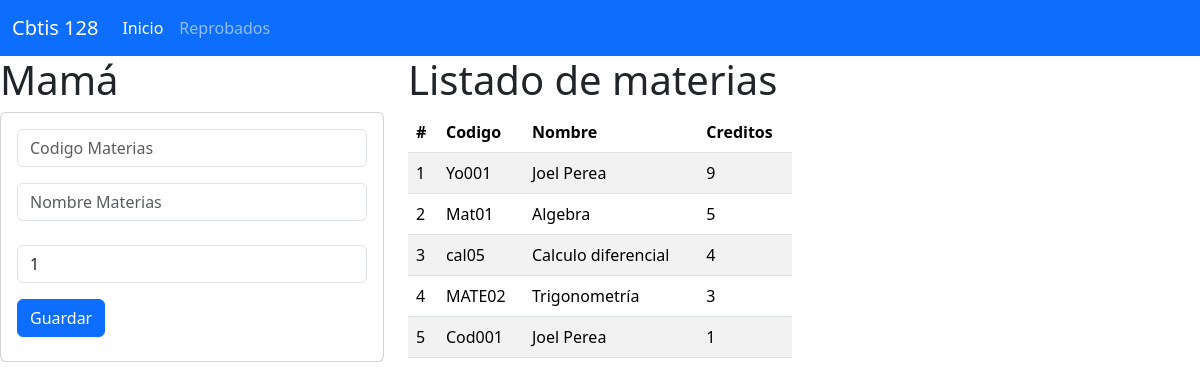
The page / on the database its author committed.
### materia_app/models.py (models this page shows, shortened)
class Materia(models.Model):
    Codigo=models.CharField(primary_key=True,max_length=6)
    Nombre=models.CharField(max_length=100)
    Creditos=models.PositiveBigIntegerField()

### materia_app/views.py (the view)
# urls.py: path("",views.Inicio_Vista, name="Inicio_Vista"),
def Inicio_Vista(request):
    lasMaterias=Materia.objects.all()
    return render(request, "GestionarMateria.html",{"MisMaterias":lasMaterias})

### materia_app/templates/GestionarMateria.html
{% extends "base.html" %}
{% block cuerpo %}
<div class="row">
<div class="col-sm-12 col-md-4 col-lg-4 col-xl-4">
    <h1>Mamá</h1>
    <div class="card">
        <div class="card-body">
            <form action="/RegistarMateria/" method="POST"> {% csrf_token %}
                <div class="form-group">
                    <input type="text" id="txtCodigo" name="txtCodigo" class="form-control"
                    placeholder="Codigo Materias" minlength="6 " maxlength="6" required>
                </div>
                <div class="form-group py-3">
                    <input type="text" id="txtNombre" name="txtNombre" class="form-control"
                    placeholder="Nombre Materias" maxlength="100" required>
                </div>
                <div class="form-group py-2">
                    <input type="text" id="numCreditos" name="numCreditos" class="form-control"
                    value="1" min="1" max="9" required>
                </div>
                <div class="form-group py-2">
                    <button type="submit" class="btn btn-primary">Guardar</button>
                </div>
            </form>
        </div>
    </div>
</div>
<div class="col-sm-12 col-md-8 col-lg-8 col-xl-4">
    <h1>Listado de materias</h1>
    <div class="table-responsive">
        <table class="table table-striped">
            <thead>
                <tr>
                    <th scope="col">#</th>
                    <th scope="col">Codigo</th>
                    <th scope="col">Nombre</th>
                    <th scope="col">Creditos</th>
                </tr>
            </thead>
            <tbody>
                {% for m in MisMaterias %}
                <tr>
                    <td>{{forloop.counter}}</td>
                    <td>{{m.Codigo}}</td>
                    <td>{{m.Nombre}}</td>
                    <td>{{m.Creditos}}</td>
                </tr>
                {% endfor %}
            </tbody>
          </table>
    </div>
</div>
</div>
{% endblock %}

### materia_app/templates/base.html (shortened to what this page needs)
<!Doctype html>
<html lang="en">
  <head>
    <link href="https://cdn.jsdelivr.net/npm/bootstrap@5.3.3/dist/css/bootstrap.min.css" rel="stylesheet">
  </head>
  <body>
    <nav class="navbar navbar-expand-lg bg-primary"data-bs-theme="dark" >
        <div class="container-fluid">
          <a class="navbar-brand" href="#">Cbtis 128</a>
          <div class="collapse navbar-collapse" id="navbarNav">
            <ul class="navbar-nav">
              <li class="nav-item">
                <a class="nav-link active" aria-current="page" href="#">Inicio</a>
              </li>
              <li class="nav-item">
                <a class="nav-link" href="#">Reprobados</a>
              </li>
            </ul>
          </div>
        </div>
      </nav>
    {% block cuerpo %}
    {% endblock %}
  </body>
</html>

### rows shown on the page
Materia: Codigo "Yo001", Nombre "Joel Perea", Creditos "9"
Materia: Codigo "Mat01", Nombre "Algebra", Creditos "5"
Materia: Codigo "cal05", Nombre "Calculo diferencial", Creditos "4"
Materia: Codigo "MATE02", Nombre "Trigonometría", Creditos "3"
Materia: Codigo "Cod001", Nombre "Joel Perea", Creditos "1"
